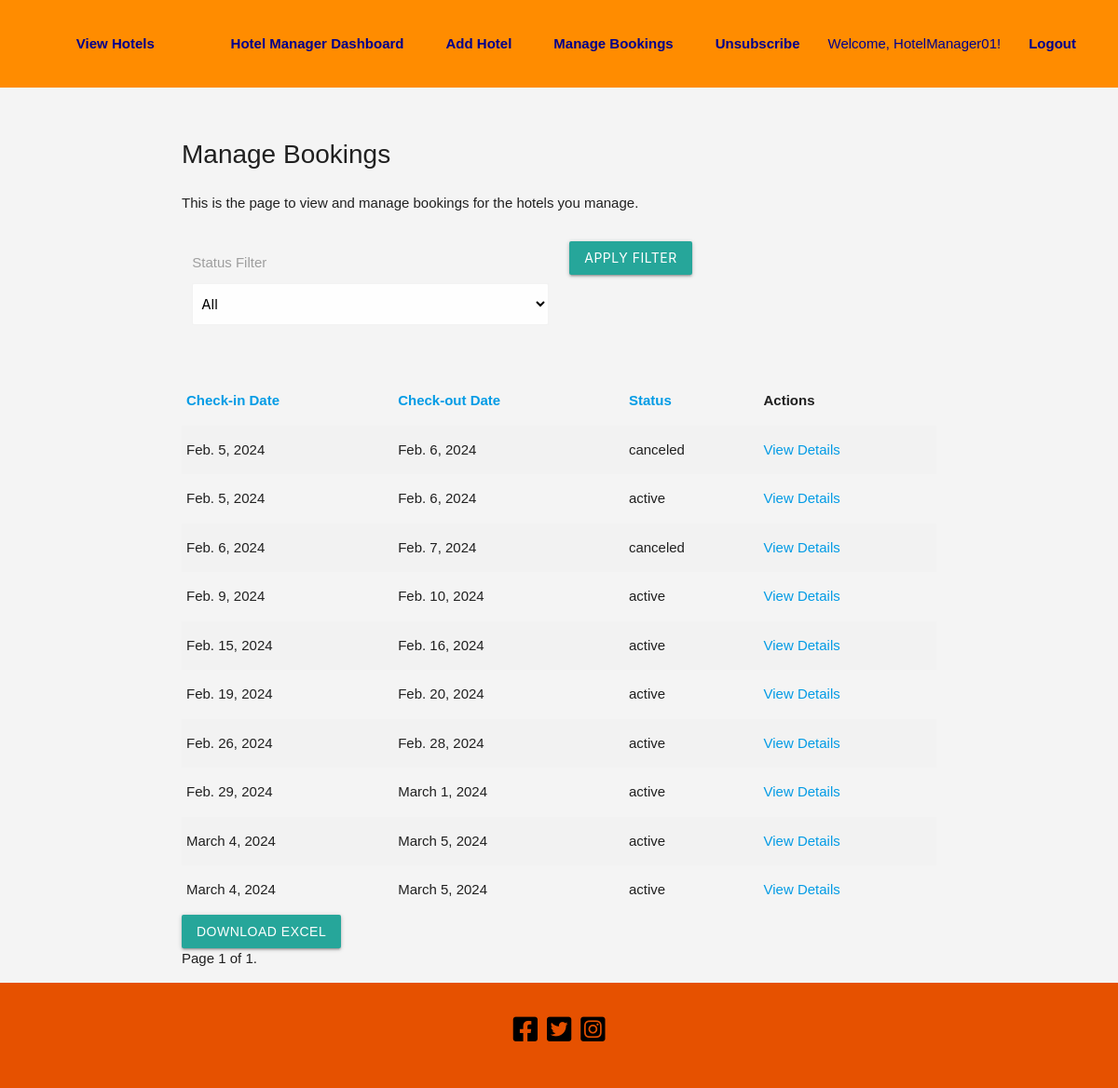
The page /hotel-manager/hotel-manager/manage-bookings/ (signed in) on the database its author committed.
### hotel_your_choice/models.py (models this page shows, shortened)
class CustomUser(AbstractUser):
    is_hotel_manager = models.BooleanField(default=False)
    is_client_user = models.BooleanField(default=False)
    is_administrator = models.BooleanField(default=True)
    groups = models.ManyToManyField(
        Group, related_name="customuser_groups", db_table="custom_user_groups"
    )
    user_permissions = models.ManyToManyField(
        Permission,
        related_name="customuser_permissions",
        db_table="custom_user_user_permissions",
    )
    profile_picture = models.ImageField(
        upload_to="profile_pics/", null=True, blank=True
    )
    reset_token = models.CharField(max_length=255, null=True, blank=True)
    contact_number = models.CharField(max_length=15, blank=True, null=True)
    roles = models.ManyToManyField("Role")  # Reference Role using string
    class Meta:
        db_table = "custom_user"

class Booking(models.Model):
    STATUS_ACTIVE = "active"
    STATUS_CANCELED = "canceled"
    STATUS_RESCHEDULED = "rescheduled"
    STATUS_CHOICES = [
        (STATUS_ACTIVE, "Booking Active"),
        (STATUS_CANCELED, "Booking Canceled"),
        (STATUS_RESCHEDULED, "Booking Rescheduled"),
    ]
    user = models.ForeignKey(get_user_model(), on_delete=models.CASCADE)
    hotel = models.ForeignKey(Hotel, on_delete=models.CASCADE)
    check_in_date = models.DateField()
    check_out_date = models.DateField()
    guests = models.PositiveIntegerField()
    issued_date = models.DateField(auto_now_add=True)
    rating = models.PositiveIntegerField(null=True, blank=True)
    status = models.CharField(
        max_length=20, choices=STATUS_CHOICES, default=STATUS_ACTIVE
    )
    canceled_by = models.ForeignKey(
        get_user_model(),
        on_delete=models.SET_NULL,
        null=True,
        blank=True,
        related_name="canceled_bookings",
    )
    original_booking = models.ForeignKey(
        "self", null=True, blank=True, on_delete=models.SET_NULL
    )

### hotel_your_choice/views.py (the view)
@login_required
def manage_bookings(request, booking_id=None):
    bookings = Booking.objects.filter(hotel__manager=request.user)
    sort_by = request.GET.get('sort_by', 'check_in_date')
    status_filter = request.GET.get('status_filter', 'all')
    if status_filter != 'all':
        bookings = bookings.filter(status=status_filter)
    bookings = bookings.order_by(sort_by)
    page = request.GET.get('page', 1)
    items_per_page = 10  # Adjust as needed
    paginator = Paginator(bookings, items_per_page)
    try:
        bookings = paginator.page(page)
    except PageNotAnInteger:
        bookings = paginator.page(1)
    except EmptyPage:
        bookings = paginator.page(paginator.num_pages)
    if request.method == 'POST':
        modify_form = ModifyBookingForm(request.POST)
        if modify_form.is_valid():
            booking_id = modify_form.cleaned_data['booking_id']
            modified_booking = get_object_or_404(Booking, id=booking_id)
            modified_booking.save()
            return HttpResponseRedirect(request.path_info)
    else:
        modify_form = ModifyBookingForm()
    if booking_id:
        selected_booking = get_object_or_404(Booking, id=booking_id)
        return render(request, 'hotel_your_choice/hotel_manager/view_booking_details.html', {'selected_booking': selected_booking})
    return render(request, 'hotel_your_choice/hotel_manager/manage_bookings.html', {
        'bookings': bookings,
        'modify_form': modify_form,
    })

### hotel_your_choice/forms.py
class ModifyBookingForm(forms.ModelForm):
    class Meta:
        model = Booking
        fields = '__all__'

### hotel_your_choice/templates/hotel_your_choice/hotel_manager/manage_bookings.html (shortened to what this page needs)
{% extends 'base_generic.html' %}
{% load static %}
{% block content %}
<h1>Manage Bookings</h1>
<p>This is the page to view and manage bookings for the hotels you manage.</p>
    <div class="row">
        <form class="col s12" method="get" action="">
            <div class="row">
                <div class="input-field col s6">
                    <label for="status_filter">Status Filter</label>
                    <select id="status_filter" name="status_filter" class="browser-default" style="margin-top: 45px;">
                        <option value="all" {% if request.GET.status_filter == 'all' %}selected{% endif %}>All</option>
                    </select>
                </div>
                <div class="input-field col s6">
                    <button class="btn waves-effect waves-light" type="submit">Apply Filter</button>
                </div>
            </div>
        </form>
    </div>
<table class="striped">
    <thead>
        <tr>
            <th><a href="?sort_by=check_in_date">Check-in Date</a></th>
            <th><a href="?sort_by=check_out_date">Check-out Date</a></th>
            <th><a href="?sort_by=status">Status</a></th>
            <th>Actions</th>
        </tr>
    </thead>
    <tbody>
        {% for booking in bookings %}
        <tr>
            <td>{{ booking.check_in_date }}</td>
            <td>{{ booking.check_out_date }}</td>
            <td>{{ booking.status }}</td>
            <td>
                <a href="{% url 'hotel_your_choice:view_booking_details' booking_id=booking.id %}">View Details</a>
            </td>
        </tr>
        {% endfor %}
    </tbody>
</table>
<a href="{% url 'hotel_your_choice:download_excel' %}" class="btn waves-effect waves-light">Download Excel</a>
<div class="pagination">
    <span class="step-links">
        <span class="current">
            Page {{ bookings.number }} of {{ bookings.paginator.num_pages }}.
        </span>
    </span>
</div>
{% endblock %}

### hotel_your_choice/templates/base_generic.html (shortened to what this page needs)
{% load static %}
<!DOCTYPE html>
<html lang="en">
<head>
    <link href="https://cdnjs.cloudflare.com/ajax/libs/font-awesome/5.15.4/css/all.min.css" rel="stylesheet">
    <link rel="stylesheet" type="text/css" href="{% static 'hotel_your_choice_css/style.css' %}">
    <link rel="stylesheet" href="https://cdnjs.cloudflare.com/ajax/libs/materialize/1.0.0/css/materialize.min.css">
    <link rel="stylesheet" href="https://cdn.jsdelivr.net/npm/flatpickr/dist/flatpickr.min.css">
</head>
    <body>
        <header>
            <nav>
                <div>
                    <a href="{% url 'hotel_your_choice:view_hotels' %}">View Hotels</a>
                    <ul id="nav-mobile" class="right">
                        {% if user.is_authenticated %}
                            {% if user.is_hotel_manager %}
                                <li><a href="{% url 'hotel_your_choice:hotel_manager_dashboard' %}">Hotel Manager Dashboard</a>
                                </li>
                                <li><a href="{% url 'hotel_your_choice:add_hotel' %}">Add Hotel</a></li>
                                <li><a href="{% url 'hotel_your_choice:manage_bookings' %}">Manage Bookings</a></li>
                                <li><a href="{% url 'hotel_your_choice:unsubscribe' %}">Unsubscribe</a></li>
                            {% elif user.is_client_user %}
                                <li><a href="{% url 'hotel_your_choice:client_dashboard' %}">Client Dashboard</a></li>
                                <li><a href="{% url 'hotel_your_choice:unsubscribe' %}">Unsubscribe</a></li>
                            {% endif %}
                                <li>Welcome, {{ request.user.username }}!</li>
                                <li><a href="{% url 'hotel_your_choice:logout' %}">Logout</a></li>
                            {% else %}
                                <li><a href="{% url 'hotel_your_choice:login' %}">Login</a></li>
                                <li><a href="{% url 'hotel_your_choice:register' %}">Register</a></li>
                        {% endif %}
                    </ul>
                </div>
            </nav>
        </header>
        <main class="container">
            {% block content %}
            {% endblock %}
        </main>
        <footer class="page-footer orange darken-4 white-text position-fixed bottom-0 w-100">
    <div class="container">
        <div class="row">
            <div class="col s12">
                <ul class="social-icons" style="display: flex; justify-content: center; padding: 0;">
                    <li><a href="https://www.facebook.com/" target="_blank" aria-label="Facebook"><i class="fab fa-facebook-square black-text" style="font-size: 30px; margin-right: 10px;"></i></a></li>
                    <li><a href="https://twitter.com/" target="_blank" aria-label="Twitter"><i class="fab fa-twitter-square black-text" style="font-size: 30px; margin-right: 10px;"></i></a></li>
                    <li><a href="https://www.instagram.com/" target="_blank" aria-label="Instagram"><i class="fab fa-instagram-square black-text" style="font-size: 30px;"></i></a></li>
                </ul>
            </div>
        </div>
    </div>
</footer>
    </body>
</html>

### hotel_your_choice/static/hotel_your_choice_css/style.css (style rules this page uses)
body { font-family: Arial, sans-serif; background-color: #f4f4f4; margin: 0; padding: 0; display: flex; flex-direction: column; min-height: 100vh; margin-bottom: 60px; }
header { background-color: darkorange; color: darkblue; padding: 1em; text-align: center; }
nav ul { list-style-type: none; margin: 0; padding: 0; }
nav li { display: inline-block; margin-right: 15px; }
nav a { text-decoration: none; color: rgb(29, 1, 1); font-weight: bold; }
main { padding: 1em; bottom: 50px; margin-bottom: 20px; }
footer { position: initial; width: 100%; background-color: darkorange; color: white; text-align: center; padding: 10px 0; margin-top: auto; }
h1 { font-size: 28px !important; }
nav a { color: darkblue !important; }
nav { background-color: transparent !important; box-shadow: none !important; color: darkblue !important; }

### rows shown on the page
CustomUser: user.username "HotelManager01"
Booking: check_in_date "Feb. 5, 2024", check_out_date "Feb. 6, 2024", status "canceled"
Booking: check_in_date "Feb. 5, 2024", check_out_date "Feb. 6, 2024", status "active"
Booking: check_in_date "Feb. 6, 2024", check_out_date "Feb. 7, 2024", status "canceled"
Booking: check_in_date "Feb. 9, 2024", check_out_date "Feb. 10, 2024", status "active"
Booking: check_in_date "Feb. 15, 2024", check_out_date "Feb. 16, 2024", status "active"
Booking: check_in_date "Feb. 19, 2024", check_out_date "Feb. 20, 2024", status "active"
Booking: check_in_date "Feb. 26, 2024", check_out_date "Feb. 28, 2024", status "active"
Booking: check_in_date "Feb. 29, 2024", check_out_date "March 1, 2024", status "active"
Booking: check_in_date "March 4, 2024", check_out_date "March 5, 2024", status "active"
Booking: check_in_date "March 4, 2024", check_out_date "March 5, 2024", status "active"

### other values the page prints
{{ bookings.number }} "1"
{{ bookings.paginator.num_pages }} "1"
